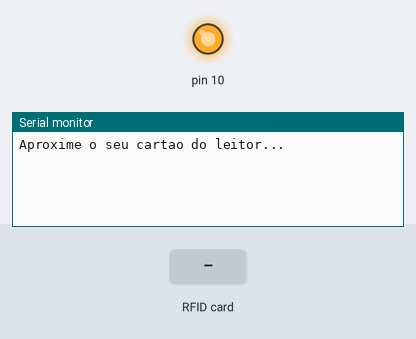
Recording of a sketch running on a simulated Arduino Uno, built with avr-gcc and run on an emulated ATmega328P. Parts: output pins drawn as LEDs (lit = HIGH), the last lines printed to the serial monitor. The test bench sets the inputs (shaded band).

Above: at 1.2 s.
1.3 s: RFID card ED 78 03 CA held to the reader
At 2.5 s:
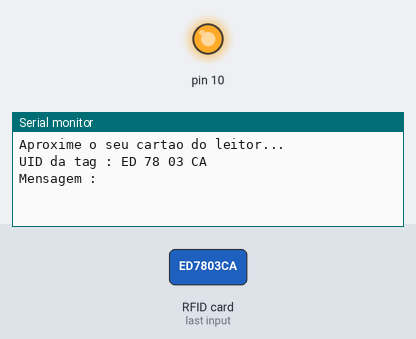
2.8 s: RFID card 5E 7A 19 C4 held to the reader
At 4.3 s:
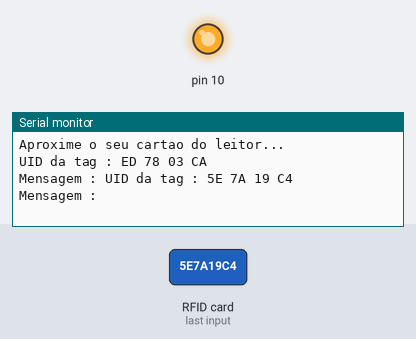

Measured:
- after the input at 1.3 s, the serial monitor: prints a new line at once (image 1)
- after the input at 2.8 s, the serial monitor: prints a new line at once (image 2)

The sketch:

testeled.ino
```cpp
#include <SPI.h>
#include <MFRC522.h>

#define SS_PIN 3
#define RST_PIN 2
MFRC522 mfrc522(SS_PIN, RST_PIN);

char st[20];

void setup()
{
  Serial.begin(9600);   // Inicia a serial
  SPI.begin();      // Inicia  SPI bus
  mfrc522.PCD_Init();   // Inicia MFRC522
  Serial.println("Aproxime o seu cartao do leitor...");
  Serial.println();
}

void loop()
{
  // Look for new cards

  if ( ! mfrc522.PICC_IsNewCardPresent())
  {
    return;
  }
  // Select one of the cards
  if ( ! mfrc522.PICC_ReadCardSerial())
  {
    return;
  }
  //Mostra UID na serial
  Serial.print("UID da tag :");
  String conteudo = "";
  for (byte i = 0; i < mfrc522.uid.size; i++)
  {
    Serial.print(mfrc522.uid.uidByte[i] < 0x10 ? " 0" : " ");
    Serial.print(mfrc522.uid.uidByte[i], HEX);
    conteudo.concat(String(mfrc522.uid.uidByte[i] < 0x10 ? " 0" : " "));
    conteudo.concat(String(mfrc522.uid.uidByte[i], HEX));
  }
  Serial.println();
  Serial.print("Mensagem : ");
  conteudo.toUpperCase();
  if (conteudo.substring(1) == "ED 78 03 CA")
  {
  }

}
```
